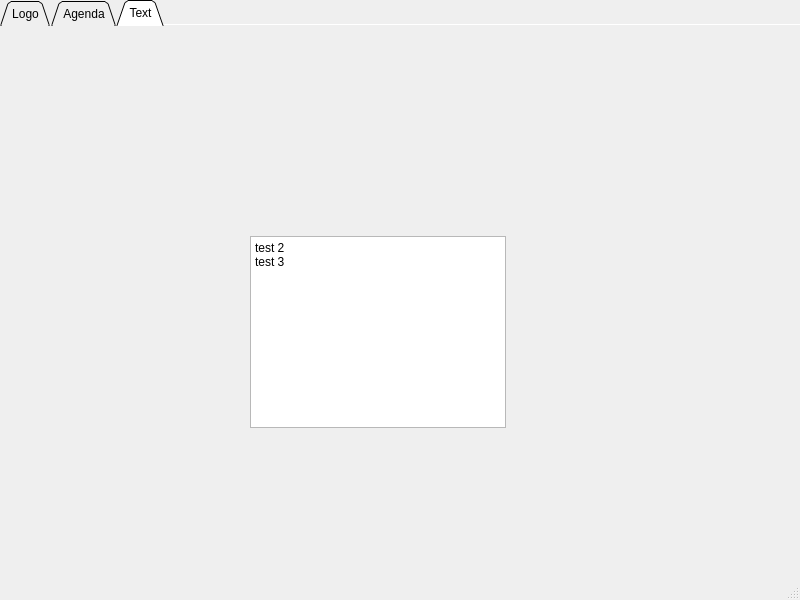
<?xml version="1.0" encoding="UTF-8"?>
<ui version="4.0">
 <class>MainWindow</class>
 <widget class="QMainWindow" name="MainWindow">
  <property name="geometry">
   <rect>
    <x>0</x>
    <y>0</y>
    <width>800</width>
    <height>600</height>
   </rect>
  </property>
  <property name="windowTitle">
   <string>MainWindow</string>
  </property>
  <widget class="QWidget" name="centralwidget">
   <widget class="QTabWidget" name="tabWidget">
    <property name="geometry">
     <rect>
      <x>0</x>
      <y>0</y>
      <width>801</width>
      <height>581</height>
     </rect>
    </property>
    <property name="whatsThis">
     <string>&lt;html&gt;&lt;head/&gt;&lt;body&gt;&lt;p&gt;dcvdccd&lt;/p&gt;&lt;/body&gt;&lt;/html&gt;</string>
    </property>
    <property name="tabShape">
     <enum>QTabWidget::Triangular</enum>
    </property>
    <property name="currentIndex">
     <number>2</number>
    </property>
    <property name="documentMode">
     <bool>true</bool>
    </property>
    <property name="tabsClosable">
     <bool>false</bool>
    </property>
    <widget class="QWidget" name="Tab1" native="true">
     <attribute name="icon">
      <iconset theme="accessories-character-map"/>
     </attribute>
     <attribute name="title">
      <string>Logo</string>
     </attribute>
     <widget class="QLabel" name="label">
      <property name="geometry">
       <rect>
        <x>10</x>
        <y>0</y>
        <width>131</width>
        <height>41</height>
       </rect>
      </property>
      <property name="text">
       <string>&lt;html&gt;&lt;head/&gt;&lt;body&gt;&lt;p&gt;&lt;span style=&quot; font-weight:700; color:#ff0000;&quot;&gt;LNTSOLD LOGO&lt;/span&gt;&lt;/p&gt;&lt;/body&gt;&lt;/html&gt;</string>
      </property>
     </widget>
     <widget class="QLabel" name="label_2">
      <property name="geometry">
       <rect>
        <x>110</x>
        <y>-100</y>
        <width>1301</width>
        <height>671</height>
       </rect>
      </property>
      <property name="text">
       <string/>
      </property>
      <property name="pixmap">
       <pixmap>../../../../../Downloads/logo lab.png</pixmap>
      </property>
     </widget>
    </widget>
    <widget class="QWidget" name="tabWidgetPage2" native="true">
     <attribute name="title">
      <string>Agenda</string>
     </attribute>
     <widget class="QCalendarWidget" name="calendarWidget">
      <property name="geometry">
       <rect>
        <x>71</x>
        <y>20</y>
        <width>651</width>
        <height>491</height>
       </rect>
      </property>
     </widget>
    </widget>
    <widget class="QWidget" name="tab">
     <attribute name="title">
      <string>Text</string>
     </attribute>
     <widget class="QTextBrowser" name="textBrowser">
      <property name="geometry">
       <rect>
        <x>250</x>
        <y>210</y>
        <width>256</width>
        <height>192</height>
       </rect>
      </property>
      <property name="html">
       <string>&lt;!DOCTYPE HTML PUBLIC &quot;-//W3C//DTD HTML 4.0//EN&quot; &quot;http://www.w3.org/TR/REC-html40/strict.dtd&quot;&gt;
&lt;html&gt;&lt;head&gt;&lt;meta name=&quot;qrichtext&quot; content=&quot;1&quot; /&gt;&lt;meta charset=&quot;utf-8&quot; /&gt;&lt;style type=&quot;text/css&quot;&gt;
p, li { white-space: pre-wrap; }
hr { height: 1px; border-width: 0; }
li.unchecked::marker { content: &quot;\2610&quot;; }
li.checked::marker { content: &quot;\2612&quot;; }
&lt;/style&gt;&lt;/head&gt;&lt;body style=&quot; font-family:'Segoe UI'; font-size:9pt; font-weight:400; font-style:normal;&quot;&gt;
&lt;p style=&quot; margin-top:0px; margin-bottom:0px; margin-left:0px; margin-right:0px; -qt-block-indent:0; text-indent:0px;&quot;&gt;test 2&lt;/p&gt;
&lt;p style=&quot; margin-top:0px; margin-bottom:0px; margin-left:0px; margin-right:0px; -qt-block-indent:0; text-indent:0px;&quot;&gt;test 3&lt;/p&gt;&lt;/body&gt;&lt;/html&gt;</string>
      </property>
     </widget>
    </widget>
   </widget>
  </widget>
  <widget class="QMenuBar" name="menubar">
   <property name="geometry">
    <rect>
     <x>0</x>
     <y>0</y>
     <width>800</width>
     <height>22</height>
    </rect>
   </property>
  </widget>
  <widget class="QStatusBar" name="statusbar"/>
 </widget>
 <resources/>
 <connections/>
</ui>
